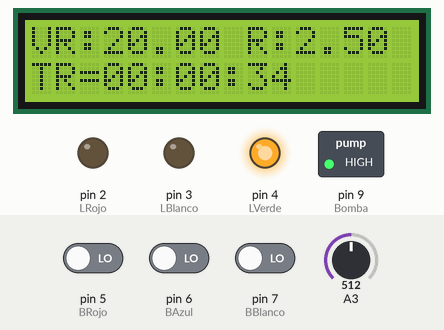
This sketch was run on a simulated Arduino Uno, built with avr-gcc and run on an emulated ATmega328P. Parts: 16×2 character LCD, switched loads named in the sketch (green lamp = pin HIGH), output pins drawn as LEDs (lit = HIGH). The test bench sets the inputs (shaded band); at power-on: pin 5 (BRojo) LOW, pin 6 (BAzul) LOW, pin 7 (BBlanco) LOW, A3 = 512. What the sketch prints to the serial monitor is not drawn.

Above: at 1.2 s.
1.3 s: pin 5 (BRojo) driven HIGH
At 2.2 s:
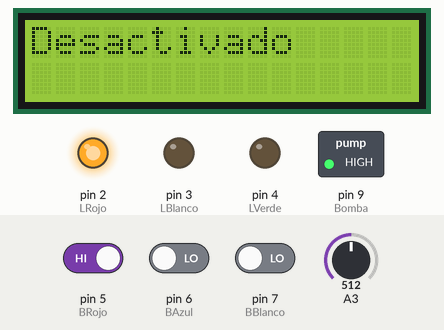
2.8 s: pin 5 (BRojo) driven LOW
At 4.8 s:
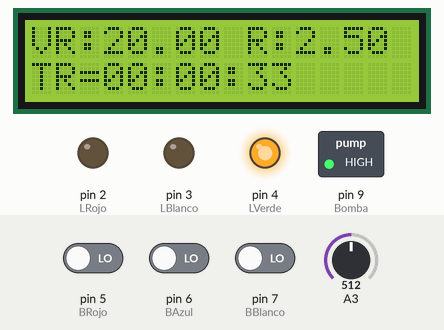
5.8 s: pin 6 (BAzul) driven HIGH
At 7.8 s:
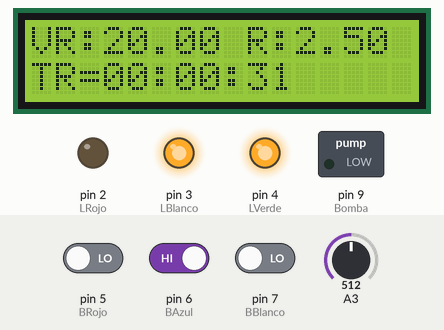
Timing chart, 0 to 9.3 s (numbered marks = the images above; inputs shaded):
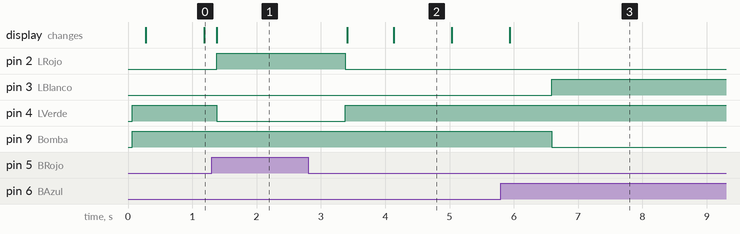

Measured:
- after the input at 1.3 s, pin 2 (LRojo): LOW → HIGH after 0.08 s; pin 4 (LVerde): HIGH → LOW after 0.08 s; the display: changes after 0.08 s (image 1)
- after the input at 2.8 s, pin 2 (LRojo): goes on until 3.4 s, then stays LOW; pin 4 (LVerde): goes on until 3.4 s, then stays HIGH; the display: first changes after 0.61 s (image 2 shows a later state)
- after the input at 5.8 s, pin 3 (LBlanco): LOW → HIGH after 0.79 s; pin 9 (Bomba): HIGH → LOW after 0.79 s
- what the display in image 2 shows lasts 0.9 s, from 4.1 s to 5.0 s

The sketch:

ControlDeRiego.ino
```cpp
#include <LiquidCrystal_I2C.h>
#include <Wire.h>
int LRojo= 2;
int LBlanco=3;
int LVerde=4;
int BRojo=5;
int BAzul=6;
int BBlanco=7;
int Bomba=9;
int ON=1;
int ALCD=0;
float Q=0.05; //litros por segundo
float VRestante=20.0; //LITROS ESTANQUE
float TRestante=0.01; //HORAS CADA RIEGO
float TRMin=0.0;
float TRSeg=0.0;
LiquidCrystal_I2C lcd (0x27,16,2);
void setup() {
  // put your setup code here, to run once:
  pinMode(LRojo,OUTPUT);
  pinMode(LBlanco,OUTPUT);
  pinMode(LVerde,OUTPUT);
  pinMode(BRojo,INPUT);
  pinMode(BAzul,INPUT);
  pinMode(BBlanco,INPUT);
  pinMode(Bomba,OUTPUT);
  Serial.begin(9600);
  Wire.begin();
  lcd.begin(16,2);
  lcd.backlight();
  lcd.clear();

}

void loop() {
  // put your main code here, to run repeatedly:
  while (ON==1){
    //Printear Valores
      digitalWrite(LBlanco,LOW);
      digitalWrite(Bomba,HIGH);
      ALCD=ALCD+1;
      if (ALCD==50){
        ALCD=0;
          lcd.clear();
        }
    if (digitalRead(BBlanco)==1){
      VRestante=20.0; //Carga de estanque
      }
    if (VRestante<0){
      lcd.clear();
      lcd.setCursor(0,0);
      lcd.print("Estanque Vacio");
      break;
      }
    digitalWrite(LRojo,LOW);
    digitalWrite(LVerde,HIGH);
    float val=analogRead(3);
    float VRiego=(val*5/1024);
    Serial.println(VRiego);
    lcd.setCursor(0,0);
    lcd.print("VR:");
    lcd.print(VRestante);
    lcd.print(" ");
    lcd.print("R:");
    lcd.print(VRiego);
    lcd.setCursor(0,1);
    lcd.print("TR=");
    if (int(TRestante)<10){
      lcd.print("0");
      lcd.print(int(TRestante));
      }
    else if (TRestante>=10){
      lcd.print(int(TRestante));
      }
    lcd.print(":");
    if (int(TRMin)<10){
      lcd.print("0");
      lcd.print(int(TRMin));
      }
    else if (TRMin>=10){
      lcd.print(int(TRMin));
      }
    lcd.print(":");
    if (int(TRSeg)<10){
      lcd.print("0");
      lcd.print(int(TRSeg));
      lcd.print("    ");
      }
    else if (TRSeg>=10){
      lcd.print(int(TRSeg));
      lcd.print("    ");
      }
    if (digitalRead(BAzul)==1){
      TRestante=TRestante-8.0;
      delay(500);
      }
    if (digitalRead(BRojo)==1){
      ON=!ON;
      lcd.clear();
      lcd.setCursor(0,0);
      lcd.print("Desactivado");
      digitalWrite(LRojo,HIGH);
      digitalWrite(LVerde,LOW);
      delay(1000);
      break;
      }
    if (digitalRead(BBlanco)==1){
      break;
      }
      //FIN
    TRestante=TRestante-(0.2/60)/60;
    TRMin= (TRestante-int(TRestante))*60;
    TRSeg= (TRMin-int(TRMin))*60;
    delay(150);

    if (TRestante<0){
      Riego();
      }
    }
  if (digitalRead(BRojo)==1){
    ON=!ON;
    delay(1000);
    }

  digitalWrite(Bomba,HIGH);
  digitalWrite(LBlanco,LOW);

  while (VRestante<0){
    digitalWrite(LRojo,HIGH);
    digitalWrite(LBlanco,HIGH);
    digitalWrite(LVerde,LOW);
    digitalWrite(Bomba,HIGH);
    if (digitalRead(BBlanco)==1){
      delay(1000);
      VRestante=20.0;
      lcd.clear();
      break;
      }
    }


}
void Riego(){
  float val=analogRead(3);
  float TRiego=(val*5)/(1024*Q); //en Segundos
  digitalWrite(LBlanco,HIGH);
  digitalWrite(Bomba,LOW);
  delay(TRiego*1000);
  VRestante=VRestante-Q*(TRiego);
  digitalWrite(Bomba,HIGH);
  digitalWrite(LBlanco,LOW);
  TRestante=30.0;
  delay(200);
  }
```
